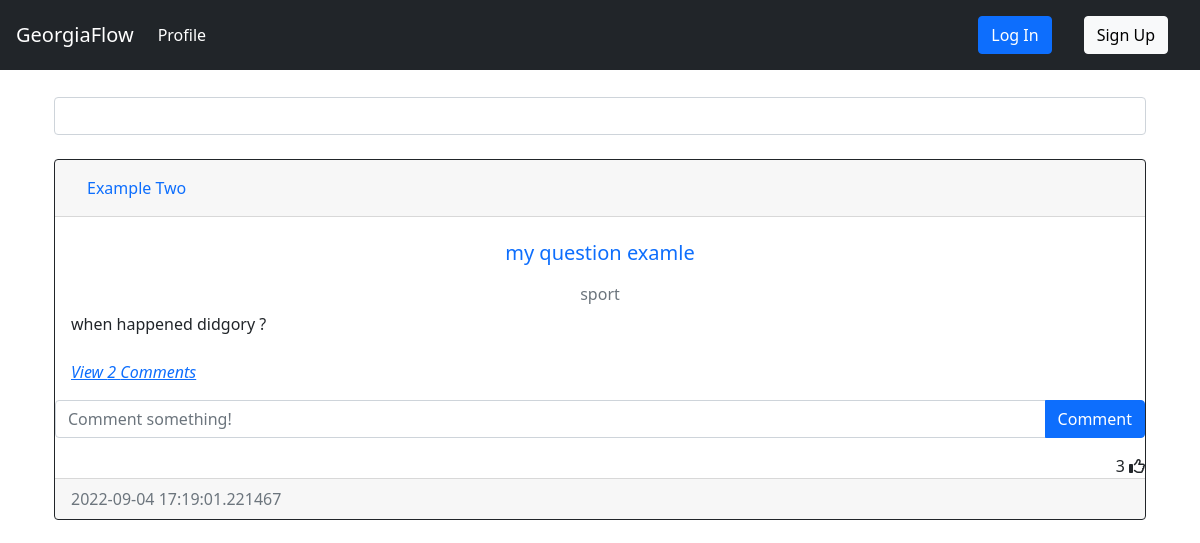
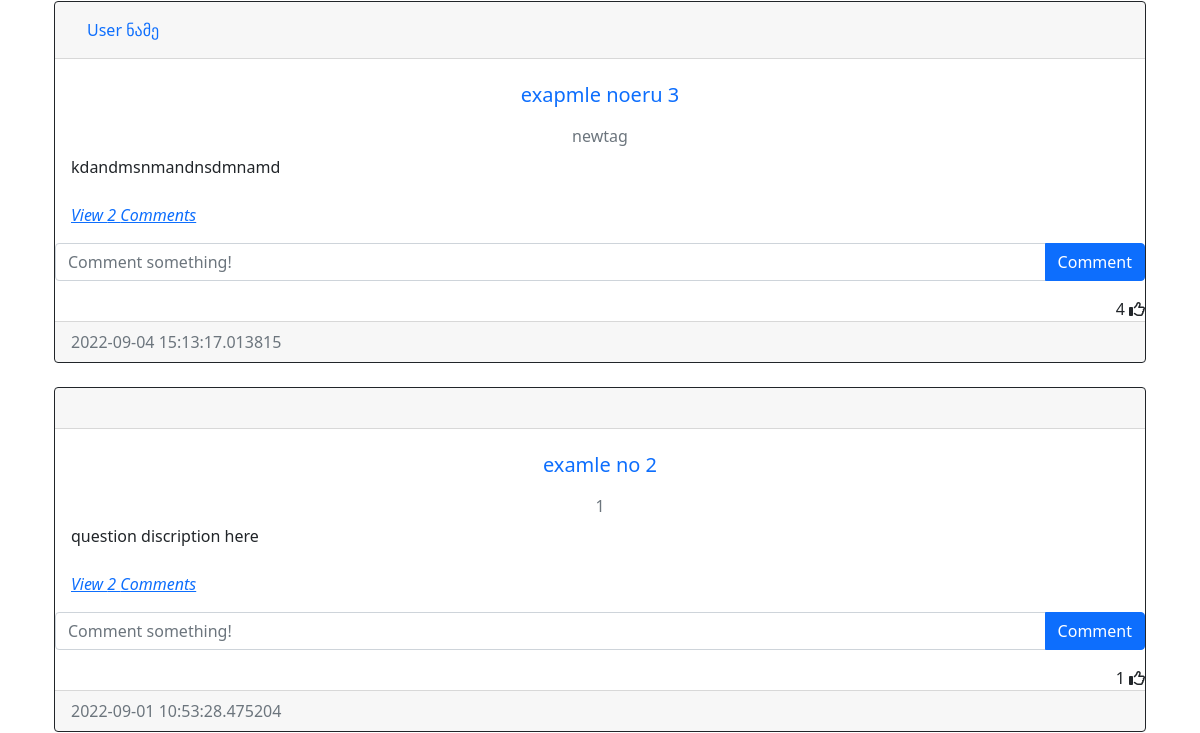
The page /index (upper part) on the database as committed earlier (2 pictures, top to bottom).
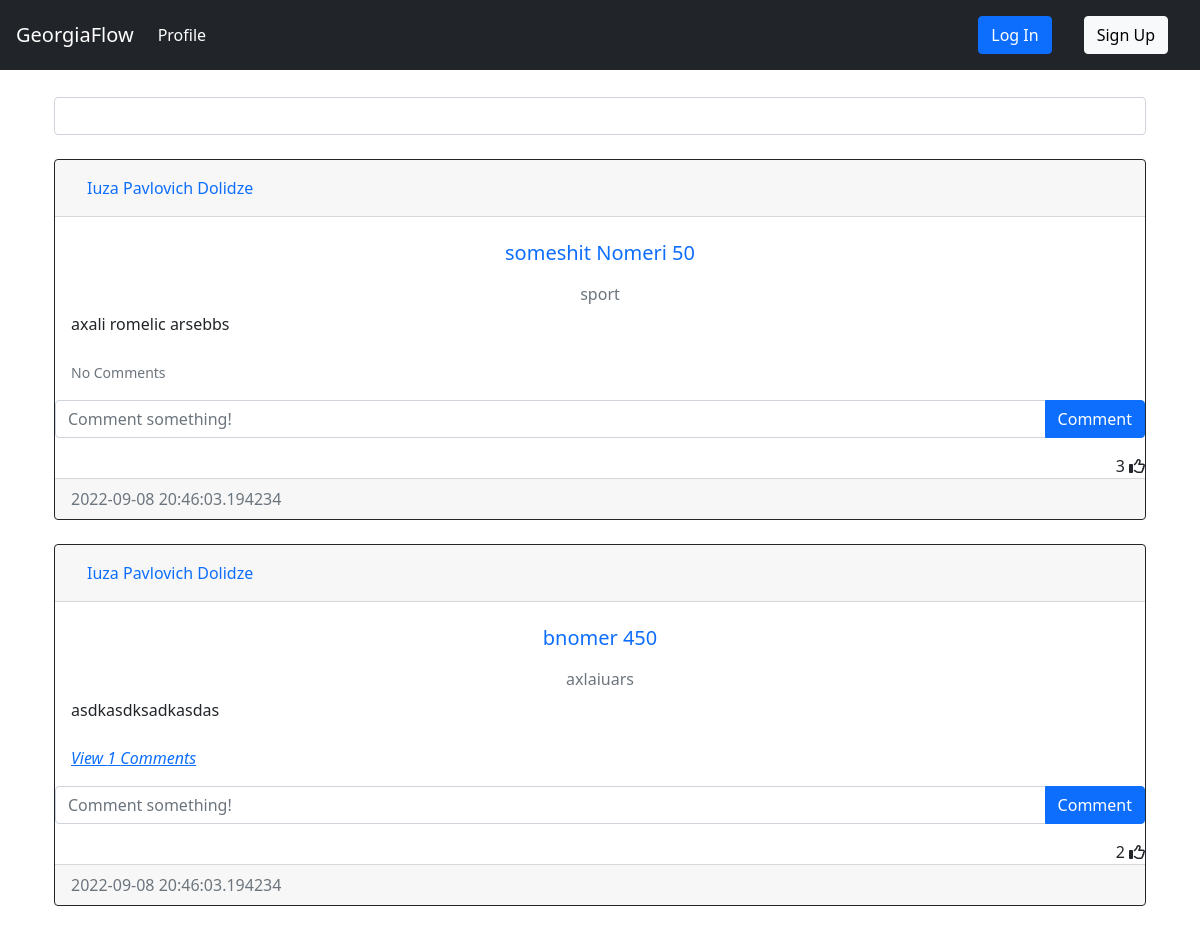
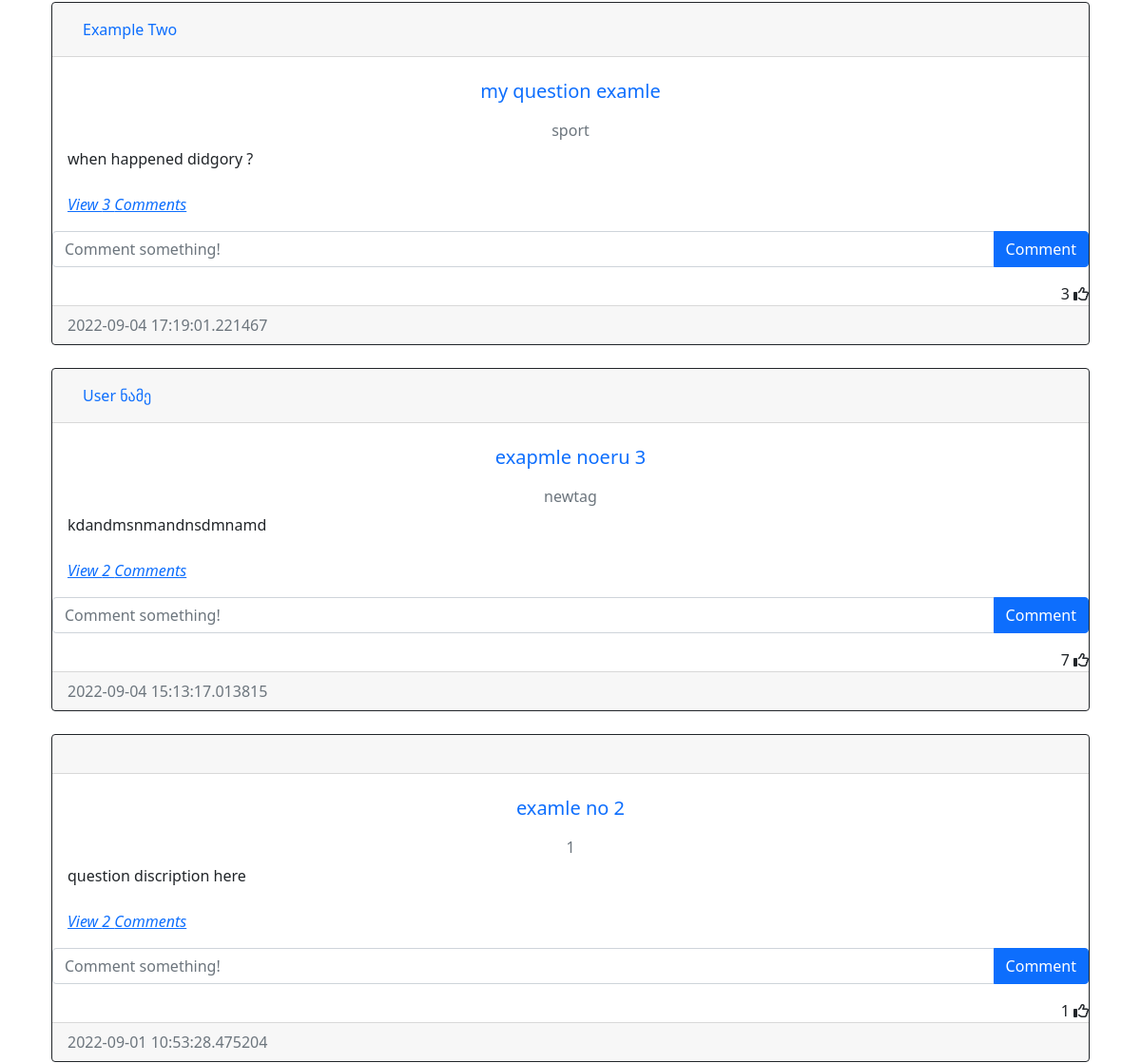
The same page on the database as committed later (2 pictures, top to bottom).
### question/models.py (models this page shows, shortened)
class Post(db.Model):
    __tablename__='post'
    id = db.Column(db.Integer, primary_key=True)
    heading = db.Column(db.String(50), nullable = False, index=True, unique=True)
    text = db.Column(db.Text, nullable=False)
    date_created = db.Column(db.DateTime, default = datetime.utcnow())
    tags = db.Column(db.String, db.ForeignKey('tag.name', ondelete="CASCADE"), unique=False, nullable=False)
    author = db.Column(db.Integer, db.ForeignKey('user.id', ondelete="CASCADE"), nullable=False)
    comments = db.relationship('Comment', backref='post', passive_deletes=True)
    likes = db.relationship('Like', backref='post', passive_deletes=True)

### auth/models.py (models this page shows, shortened)
class User(db.Model, UserMixin):
    __tablename__ = 'user'
    id = db.Column(db.Integer, primary_key=True)
    fullname = db.Column(db.String(200), nullable = False, index=True)
    email = db.Column(db.String(100), nullable = False, unique = True, index=True)
    linkedin = db.Column(db.String(50), unique=True, nullable = False)
    github = db.Column(db.String(45), unique=True, nullable = False)
    date_created = db.Column(db.DateTime, default = datetime.utcnow())
    password_hash = db.Column(db.String(128))
    posts = db.relationship('Post', backref='user', passive_deletes=True)
    tags = db.relationship('Tag', backref='user', passive_deletes=True)
    comments = db.relationship('Comment', backref='user', passive_deletes=True)
    likes = db.relationship('Like', backref='user', passive_deletes=True)

### api/views.py (the view)
@api.route('/')
@api.route("/index")
def index():
    posts = Post.query.order_by(desc(Post.date_created)).all()
    return render_template('index.html', posts=posts)

### templates/index.html (shortened to what this page needs)
{% extends 'base.html' %}
{% block content %}
    <div class="form-outline mb-4" style="margin-top:2.5%">
        <input type="search" class="form-control" id="datatable-search-input">
    </div>
    <div id="posts">
    {% for post in posts %}
    <div class="card border-dark">
        <div class="card-header d-flex justify-content-between align-items-center">
            <a class="nav-item nav-link active" href="{{ url_for('auth.get_user', user_id=post.user.id) }}">{{post.user.fullname}}</a>
            <br />
        </div>
        <div class="card-body">
            <a class="card-title nav-item nav-link text-center" href="{{ url_for('post.post_detail', post_id=post.id) }}"><h5 >{{post.heading}}</h5></a>
            <h6 class="card-subtitle mb-2 text-muted text-center">{{post.tags}}</h6>
            <div class="card-text ">{{post.text}}</div>
            <br />
            <p class="card-text">
                {% if post.comments|length > 0 %}
                <a data-bs-toggle="collapse" href="#comments-{{post.id}}" role="button">
                <cite title="Source" >View {{post.comments|length}} Comments</cite>
                </a>
                {% else %}
                <small class="text-muted">No Comments</small>
                {% endif %}
            </p>
        </div>
        <form class="input-group mb-3" method="POST" action="/create-comment/{{post.id}}" >
            <input type="text" id="text"  name="text" class="form-control" placeholder="Comment something!" />
            <button type="submit" class="btn btn-primary">Comment</button>
        </form>
        <div class="text-right">
            <span id="likes-count-{{post.id}}">{{ post.likes|length }}</span>
            {% if current_user.id in post.likes|map(attribute="author")|list %}
            <i class="fas fa-thumbs-up" id="like-button-{{post.id}}" onclick="like('{{post.id}}')"></i>
            {% else %}
            <i class="far fa-thumbs-up" id="like-button-{{post.id}}" onclick="like('{{post.id}}')"></i>
            {% endif %}
        </div>
        <div class="card-footer text-muted">{{post.date_created}}</div>
    </div>
    <br/ > {% endfor %}
    </div>
{% endblock %}

### templates/base.html (shortened to what this page needs)
<!DOCTYPE html>
<html lang="en">
    <head>
        <link rel="stylesheet" href="{{ url_for('static', filename='css/index.css')}}"></link>
        <link href="https://cdn.jsdelivr.net/npm/bootstrap@5.2.0/dist/css/bootstrap.min.css" rel="stylesheet">
        <link rel="stylesheet" href="https://cdn.jsdelivr.net/npm/bootstrap@4.6.2/dist/css/bootstrap.min.css">
        <link rel="stylesheet" href="https://cdn.jsdelivr.net/npm/bootstrap@4.1.3/dist/css/bootstrap.min.css">
        <link href="https://cdn.jsdelivr.net/npm/bootstrap@5.0.2/dist/css/bootstrap.min.css" rel="stylesheet"/>
    </head>
    <body>
        <nav class="navbar navbar-expand-lg   navbar-dark bg-dark">
            <a class="navbar-brand" href="{{ url_for('api.index') }}">GeorgiaFlow</a>
            <div class="collapse navbar-collapse" id="navbarTogglerDemo03">
                <ul class="navbar-nav mr-auto mt-2 mt-lg-0">
                    <li class="nav-item active">
                    <a class="nav-link" href="{{ url_for('auth.get_user', user_id=current_user.id) }}">Profile <span class="sr-only">(current)</span></a>
                    </li>
                </ul>
                {%if current_user.is_authenticated %}
                    <div class="btn-group" style="margin-right:5%">
                        <button type="button" class="btn btn-sm btn-secondary dropdown-toggle" data-bs-toggle="dropdown">{{current_user.fullname}}</button>
                        <ul class="dropdown-menu">
                            <li>
                                <a class="dropdown-item" href="{{ url_for('auth.get_user', user_id=current_user.id) }}">{{current_user.fullname}}</a>
                            </li>
                            <li>
                                <a class="dropdown-item" href="{{ url_for('auth.update', user_id=current_user.id) }}">Update Profile</a>
                            </li>
                            <li>
                                <a class="dropdown-item" href="{{ url_for('auth.update_password', user_id=current_user.id) }}">Update Password</a>
                            </li>
                            <div class="dropdown-divider"></div>
                            <a class="dropdown-item" href="{{ url_for('auth.logout') }}">Log Out</a>
                            </div>
                        </ul>
                    </div>
                {%else%}
                    <a class="nav-link" href="{{ url_for('auth.login') }}"><button type="button" class="btn btn-primary">Log In</button></a>
                    <a class="nav-link" href="{{ url_for('auth.signup') }}"><button type="button" class="btn btn-light">Sign Up</button></a>
                {%endif%}
            </div>
        </nav>
        <div class="container">{% block content %}{% endblock %}</div>
    </body>
</html>

Rows that differ between the two databases and show on the page:
added Post: user.fullname "Iuza Pavlovich Dolidze", heading "someshit Nomeri 50", tags "sport", text "axali romelic arsebbs", shows "No Comments", likes|length "3", date_created "2022-09-08 20:46:03.194234"
added Post: user.fullname "Iuza Pavlovich Dolidze", heading "bnomer 450", tags "axlaiuars", text "asdkasdksadkasdas", comments|length "1", likes|length "2", date_created "2022-09-08 20:46:03.194234"
computed for Post "my question examle": comments|length "2" → "3"
computed for Post "exapmle noeru 3": likes|length "4" → "7"
